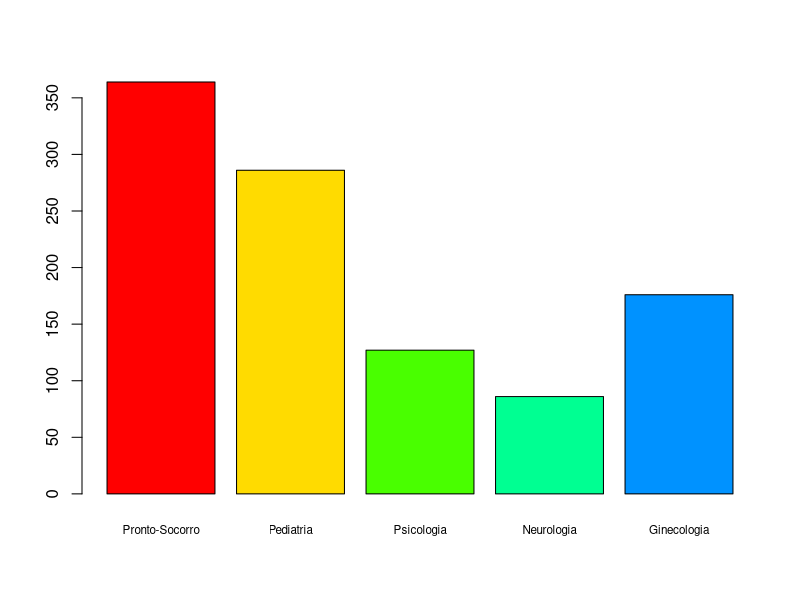

Here is the R script that generated this plot:
#########EXERCÍCIO 7#########
#install.packages("readxl")
library(readxl)
setimo<-read_excel("dados/exercicio7.xls")

jpeg("exercicio7.jpg")
barplot(setimo$Atendimento, names.arg = setimo$Areas,
        col = rainbow(7), cex.names = 0.7)
dev.off()